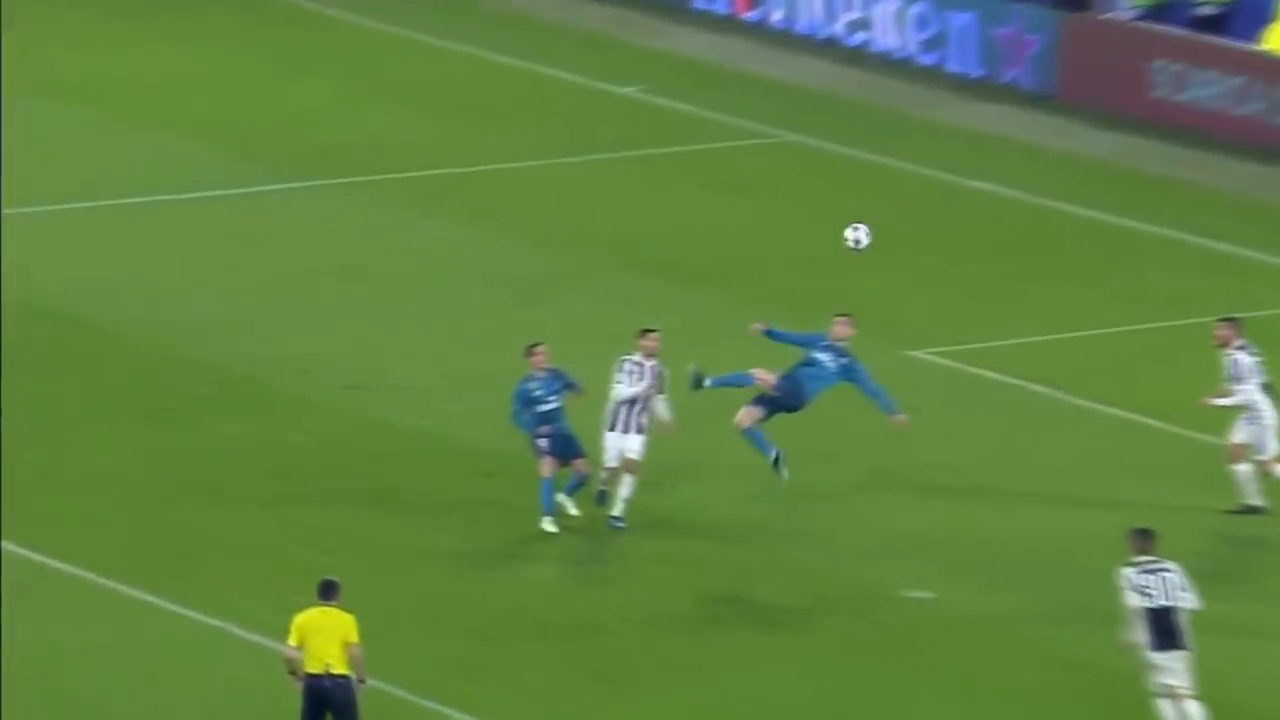
#> input picture frame 63 of Videos/CR7_goal.mp4, 1280 x 720 px
$ python camshift.py
#> lines starting #> are read from the running program, lines starting #| are printed output that depends on the picture; after the words box and inside, x2 and y2 are one past the last pixel; in counts of white or black regions, pixels touching at a corner belong together
import numpy as np
import cv2 as cv
cap = cv.VideoCapture('CR7_goal.mp4')
# take first frame of the video
ret,frame = cap.read()
#> frame is the input picture: shape (720, 1280, 3); mean B, G, R 66.5, 131, 96.4
# setup initial location of window
r,h,c,w = 250,90,400,125  # simply hardcoded the values
track_window = (c,r,w,h)
# set up the ROI for tracking
roi = frame[r:r+h, c:c+w]
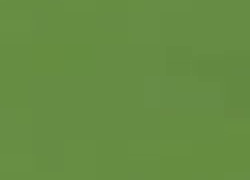
#> roi: shape (90, 125, 3) (shown 2 times larger); mean B, G, R 67, 140.5, 102
hsv_roi =  cv.cvtColor(roi, cv.COLOR_BGR2HSV)
#> hsv_roi: shape (90, 125, 3); mean H, S, V 45.9, 133.4, 140.5
mask = cv.inRange(hsv_roi, np.array((0., 60.,32.)), np.array((180.,255.,255.)))
#> mask: shape (90, 125); every value is 255
roi_hist = cv.calcHist([hsv_roi],[0],mask,[180],[0,180])
#> roi_hist = 180 values, max 10108 at index 46, min 0 at index 0, mean 62.5
cv.normalize(roi_hist,roi_hist,0,255,cv.NORM_MINMAX)
# Setup the termination criteria, either 10 iteration or move by atleast 1 pt
term_crit = ( cv.TERM_CRITERIA_EPS | cv.TERM_CRITERIA_COUNT, 10, 1 )
while(1):
    ret ,frame = cap.read()
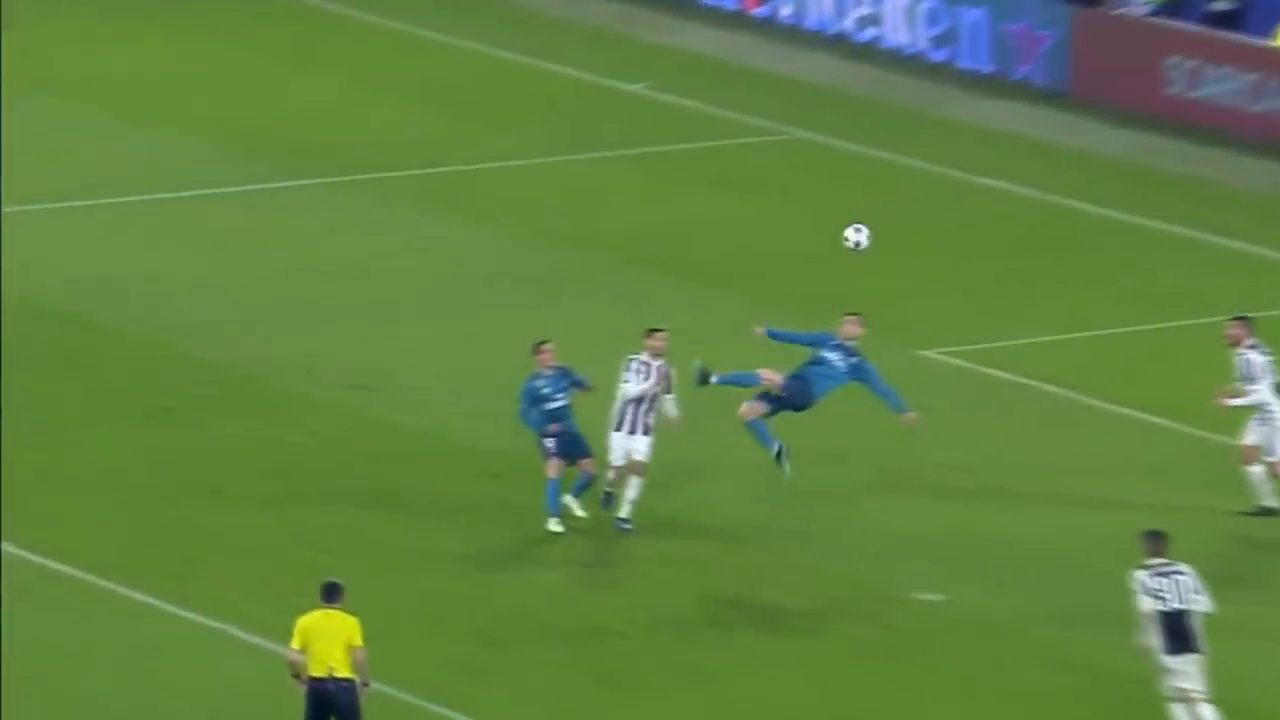
#> input picture frame 64 of Videos/CR7_goal.mp4, 1280 x 720 px
#> frame is the input picture: shape (720, 1280, 3); mean B, G, R 66, 131, 96.2
    if ret == True:
        hsv = cv.cvtColor(frame, cv.COLOR_BGR2HSV)
#> hsv: shape (720, 1280, 3); mean H, S, V 51.1, 136.7, 133.7
        dst = cv.calcBackProject([hsv],[0],roi_hist,[0,180],1)
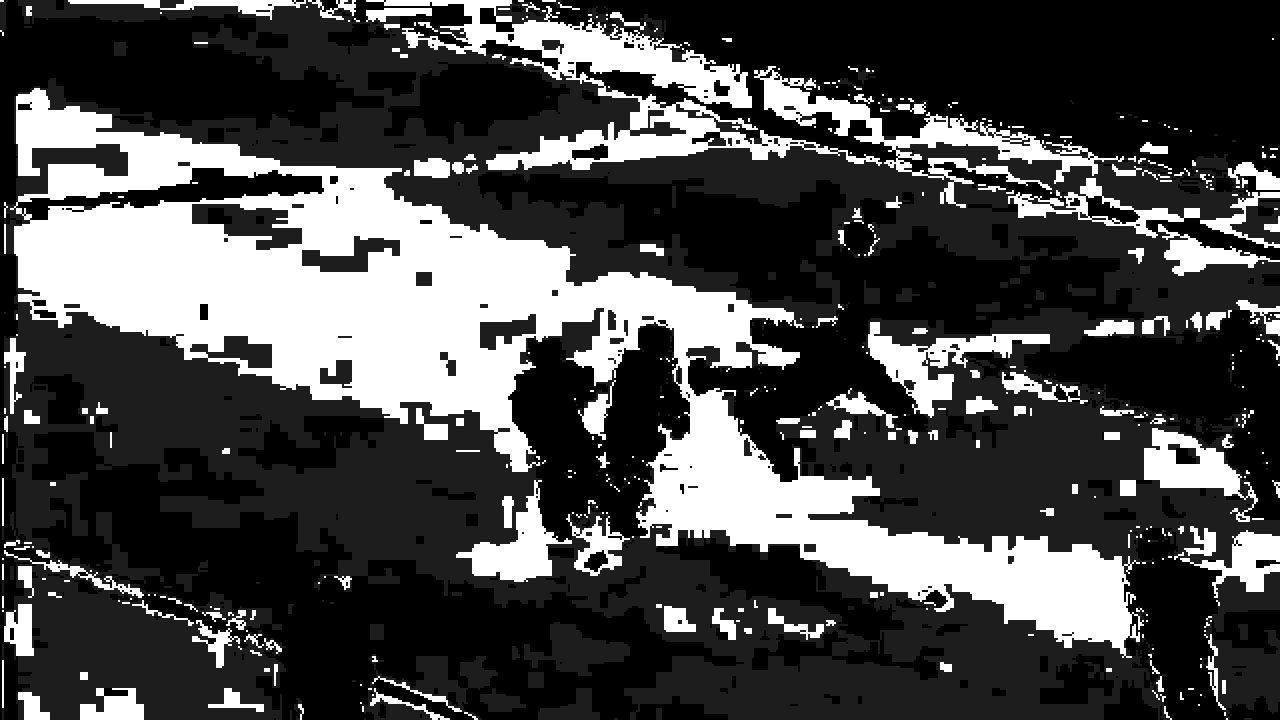
#> dst: shape (720, 1280); min 0, max 255, mean 73.5
        # apply meanshift to get the new location
        ret, track_window = cv.CamShift(dst, track_window, term_crit)
#> ret = ((451.5, 281.5), (121.4, 163), 85.82); track_window = (369, 220, 165, 123)
        # Draw it on image
        pts = cv.boxPoints(ret)
#> pts = [[365.8, 226.9], [528.4, 215], [537.2, 336.1], [374.6, 348]]
        pts = np.int0(pts)
#> pts = [[365, 226], [528, 215], [537, 336], [374, 347]]
        img2 = cv.polylines(frame,[pts],True, 255,2)
        # Set the window size
        cv.namedWindow('frame', cv.WINDOW_NORMAL)
        cv.imshow('img2',img2)
        k = cv.waitKey(60) & 0xff
#> (key Esc is pressed here)
        if k == 27:
            break
        else:
            cv.imwrite(chr(k)+".jpg",img2)
    else:
        break
cv.destroyAllWindows()
cap.release()

$ run again, starting later in the video
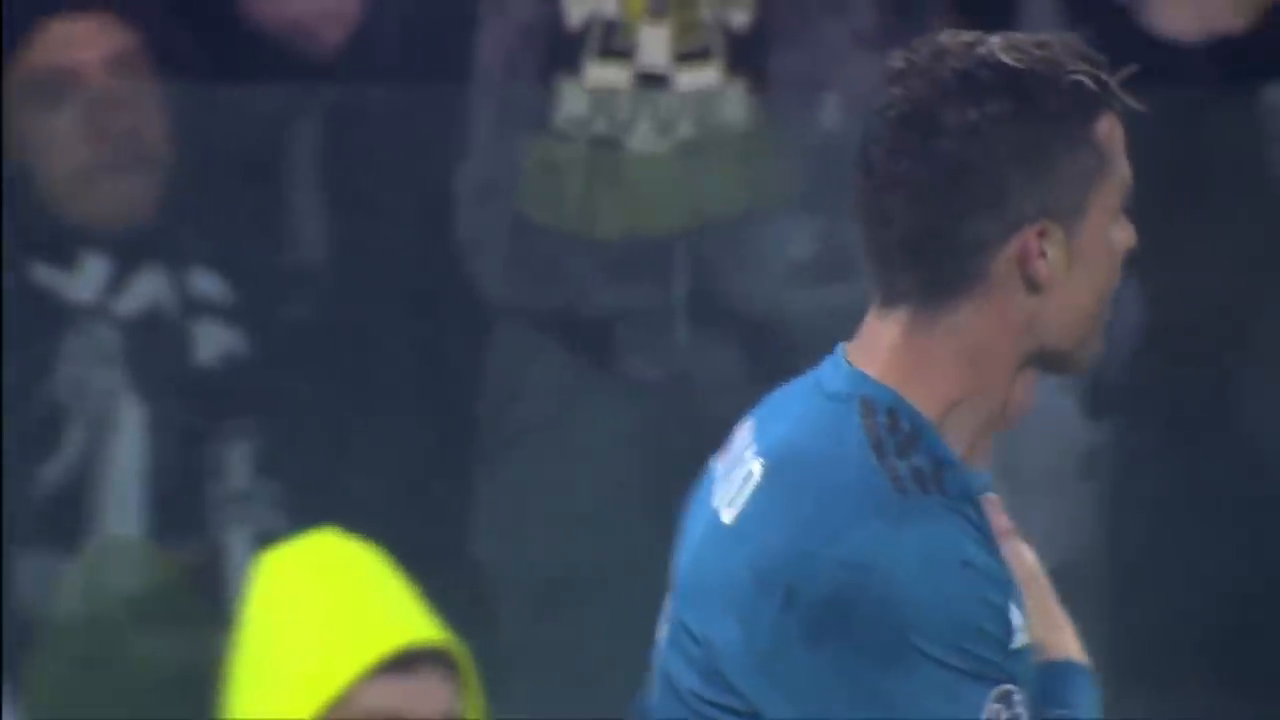
#> input picture frame 505 of Videos/CR7_goal.mp4, 1280 x 720 px
#> frame is the input picture: shape (720, 1280, 3); mean B, G, R 82.7, 72, 59.8
#> `roi = frame[r:r+h, c:c+w]`:
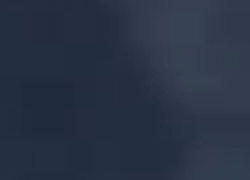
#> roi: shape (90, 125, 3) (shown 2 times larger); mean B, G, R 70.2, 51.8, 41.2
#> hsv_roi: shape (90, 125, 3); mean H, S, V 108.9, 106.5, 70.2
#> mask: shape (90, 125); every value is 255
#> roi_hist = 180 values, max 5532 at index 110, min 0 at index 0, mean 62.5
#> hsv: shape (720, 1280, 3); mean H, S, V 104.3, 97.6, 90.1
#> `dst = cv.calcBackProject([hsv],[0],roi_hist,[0,180],1)`:
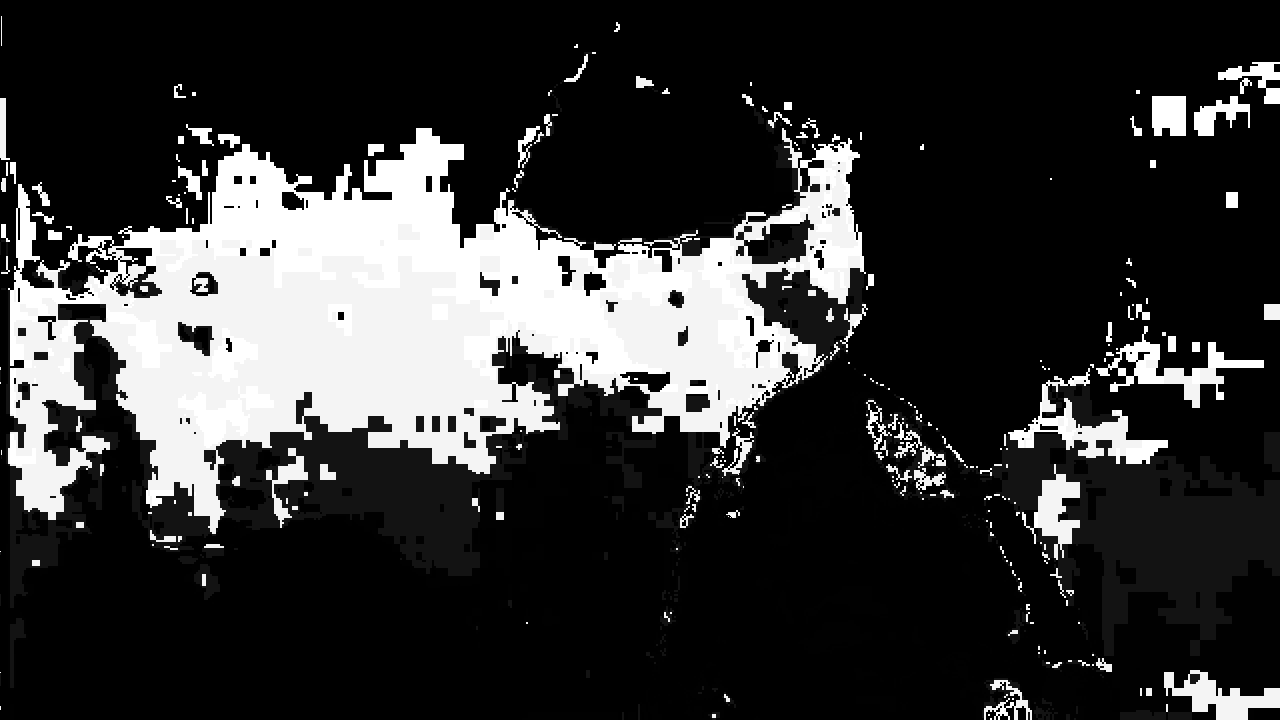
#> dst: shape (720, 1280); min 0, max 255, mean 52.8
#> ret = ((451, 285), (126.5, 167.9), 90.3); track_window = (366, 221, 170, 128)
#> `pts = cv.boxPoints(ret)`: pts = [[367.4, 221.3], [535.3, 222.2], [534.6, 348.7], [366.7, 347.8]]
#> `pts = np.int0(pts)`: pts = [[367, 221], [535, 222], [534, 348], [366, 347]]
